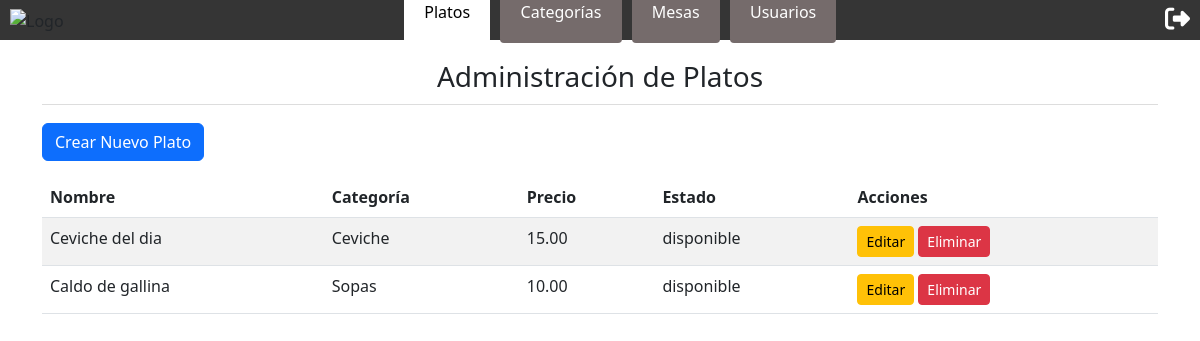
Page /platos/ (signed in) on the committed database.
### restaurante_app/models.py (models this page shows, shortened)
class Menu(models.Model):
    MenCod = models.AutoField(primary_key=True)
    CatCod = models.ForeignKey(CategoriaMenu, on_delete=models.CASCADE)
    EstMenCod = models.ForeignKey(EstadoMenu, on_delete=models.CASCADE)
    MenDes = models.CharField(max_length=255)
    MenImg = models.CharField(max_length=500)
    precio = models.DecimalField(max_digits=8, decimal_places=2, default=0.00)  # Nuevo campo para el precio

class CategoriaMenu(models.Model):
    CatCod = models.AutoField(primary_key=True)
    CatDes = models.CharField(max_length=100)
    def __str__(self):
        return f'{self.CatDes}'

class EstadoMenu(models.Model):
    EstMenCod = models.AutoField(primary_key=True)
    EstMenDes = models.CharField(max_length=100)
    def __str__(self):
        return f'{self.EstMenDes}'

### restaurante_app/views.py (the view)
# urls.py: path('platos/', views.platos_admin, name='platos_admin'),
@login_required
def platos_admin(request):
    if request.user.TipUsuCod.TipUsuDes != "Administrador":
        return redirect('index')
    platos = Menu.objects.all()
    return render(request, 'platos_admin.html', {'platos': platos})

### restaurante_app/templates/platos_admin.html (shortened to what this page needs)
{% extends 'base.html' %}
{% block platos %}activo{% endblock %}
{% block content %}
<div class="container">
    <h2>Administración de Platos</h2>
    <a href="{% url 'crear_plato' %}" class="btn btn-primary mb-3">Crear Nuevo Plato</a>
    <table class="table table-striped">
        <thead>
            <tr>
                <th>Nombre</th>
                <th>Categoría</th>
                <th>Precio</th>
                <th>Estado</th>
                <th>Acciones</th>
            </tr>
        </thead>
        <tbody>
            {% for plato in platos %}
            <tr>
                <td>{{ plato.MenDes }}</td>
                <td>{{ plato.CatCod }}</td>
                <td>{{ plato.precio }}</td>
                <td>{{ plato.EstMenCod }}</td>
                <td>
                    <a href="{% url 'editar_plato' plato.MenCod %}" class="btn btn-warning btn-sm">Editar</a>
                    <a href="{% url 'eliminar_plato' plato.MenCod %}" class="btn btn-danger btn-sm">Eliminar</a>
                </td>
            </tr>
            {% endfor %}
        </tbody>
    </table>
</div>
{% endblock %}

### restaurante_app/static/css/styles.css (style rules this page uses)
* { box-sizing: border-box; margin: 0; padding: 0; }
body { font-family: Arial, sans-serif; }
a { color: white; text-decoration: none; }
h2 { font-size: 28px !important; text-align: center; margin-bottom: 10px; border-bottom: 1px solid #ddd; padding-bottom: 10px; }
.container { max-width: 80rem; margin: 20px auto; }
.btn-primary { margin-top: 10px; }

### rows in the picture
Menu: MenDes "Ceviche del dia", CatCod "Ceviche", precio "15.00", EstMenCod "disponible"
Menu: MenDes "Caldo de gallina", CatCod "Sopas", precio "10.00", EstMenCod "disponible"
